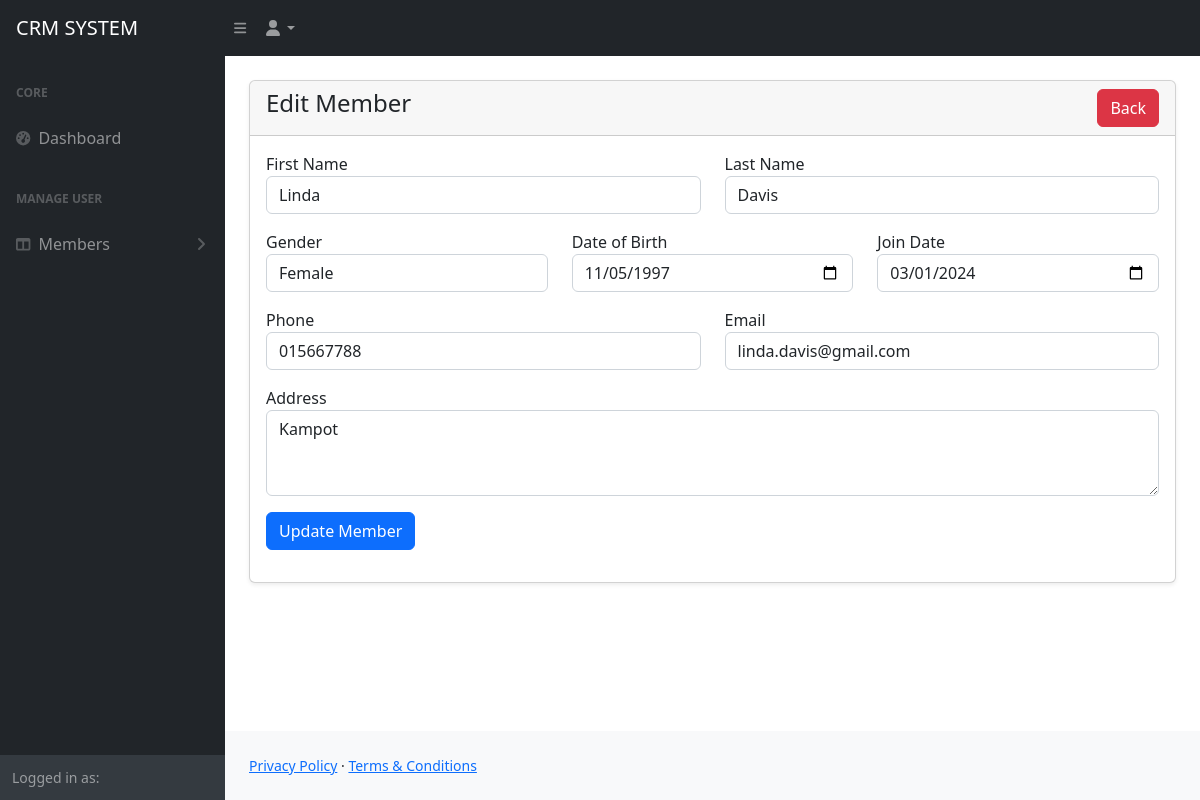
Screenshot of /admin/edit-member.php?id=4 with the database file from the repository.
### tables this page shows
CREATE TABLE members (
    id INT NOT NULL AUTO_INCREMENT,
    first_name VARCHAR(100) NOT NULL,
    last_name VARCHAR(100) NOT NULL,
    gender ENUM('Male', 'Female') NOT NULL,
    dob DATE NOT NULL,
    join_date DATE NOT NULL,
    phone VARCHAR(20) NOT NULL,
    email VARCHAR(150) NOT NULL,
    address TEXT,
    status TINYINT(1) NOT NULL DEFAULT 1 COMMENT '0=Deleted, 1=Active, 2=Edited',
    created_at TIMESTAMP DEFAULT CURRENT_TIMESTAMP,
    PRIMARY KEY (id)
);

### admin/edit-member.php (the view, shortened to what this page needs)
<?php
include('includes/header.php');
include_once "../conn.php";
$id = intval($_GET['id']);
$query = mysqli_query($conn, "SELECT * FROM members WHERE id = $id AND status = 1");
$row = mysqli_fetch_assoc($query);
?>
<div class="container-fluid px-4">
    <div class="card mt-4 shadow-sm">
        <div class="card-header">
            <h4 class="mb-0">Edit Member
                <a href="./list-members.php" class="btn btn-danger float-end">Back</a>
            </h4>
        </div>
        <div class="card-body">
            <form method="POST">
                <div class="row">
                    <div class="col-md-6 mb-3">
                        <label for="">First Name</label>
                        <input type="text" name="first_name" class="form-control" value="<?= htmlspecialchars($row['first_name']); ?>" required>
                    </div>
                    <div class="col-md-6 mb-3">
                        <label for="">Last Name</label>
                        <input type="text" name="last_name" class="form-control" value="<?= htmlspecialchars($row['last_name']); ?>" required>
                    </div>
                    <div class="col-md-4 mb-3">
                        <label for="">Gender</label>
                        <select name="gender" class="form-control" required>
                            <option value="Female" <?= $row['gender'] == 'Female' ? 'selected' : ''; ?>>Female</option>
                        </select>
                    </div>
                    <div class="col-md-4 mb-3">
                        <label for="">Date of Birth</label>
                        <input type="date" name="dob" class="form-control" value="<?= $row['dob']; ?>" required>
                    </div>
                    <div class="col-md-4 mb-3">
                        <label for="">Join Date</label>
                        <input type="date" name="join_date" class="form-control" value="<?= $row['join_date']; ?>" required>
                    </div>
                    <div class="col-md-6 mb-3">
                        <label for="">Phone</label>
                        <input type="text" name="phone" class="form-control" value="<?= $row['phone']; ?>" required>
                    </div>
                    <div class="col-md-6 mb-3">
                        <label for="">Email</label>
                        <input type="email" name="email" class="form-control" value="<?= $row['email']; ?>" required>
                    </div>
                    <div class="col-md-12 mb-3">
                        <label for="">Address</label>
                        <textarea name="address" class="form-control" rows="3"><?= $row['address']; ?></textarea>
                    </div>
                    <div class="col-md-12 mb-3">
                        <button type="submit" name="update" class="btn btn-primary">Update Member</button>
                    </div>
                </div>
            </form>
        </div>
    </div>
</div>
<?php include('includes/footer.php'); ?>

### rows the page displays
members: first_name "Linda", last_name "Davis", gender "Female", dob "11/05/1997", join_date "03/01/2024", phone "015667788", email "linda.davis@gmail.com", address "Kampot"
